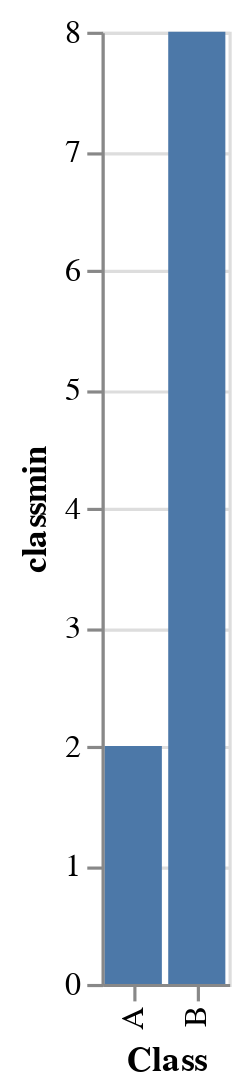

The code cell stored with this chart in its notebook:
### Code cell
# wrap up the rendering with Altair

alt.Chart(df).mark_bar().encode(
    x='Class:N',
    y='classmin:Q'
)

# notice that we specified that Class was 'Nominal' and classmin was 'Quantitative'
# Altair can't infer the types for the columns in df. You'll see an exception if you
# leave out ":N" or ":Q"

### Figure 1 — Vega-Lite specification as saved in the notebook (floating-point values rounded to 4 significant figures)
{"config": {"view": {"continuousWidth": 400, "continuousHeight": 300}}, "data": {"name": "data-b0e7a99ebd13b3c4f8521afccfd79c37"}, "mark": "bar", "encoding": {"x": {"field": "Class", "type": "nominal"}, "y": {"field": "classmin", "type": "quantitative"}}, "$schema": "https://vega.github.io/schema/vega-lite/v4.17.0.json", "datasets": {"data-b0e7a99ebd13b3c4f8521afccfd79c37": [{"Class": "A", "classmin": 2}, {"Class": "B", "classmin": 8}]}}
